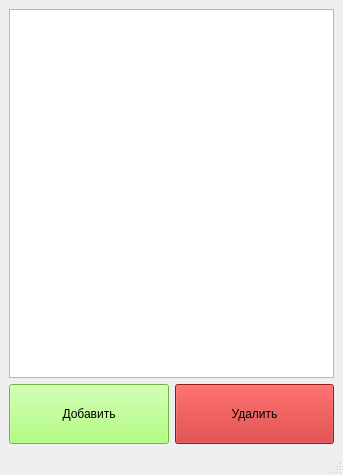
<?xml version="1.0" encoding="UTF-8"?>
<ui version="4.0">
 <class>MainWindow</class>
 <widget class="QMainWindow" name="MainWindow">
  <property name="geometry">
   <rect>
    <x>0</x>
    <y>0</y>
    <width>343</width>
    <height>475</height>
   </rect>
  </property>
  <property name="windowTitle">
   <string>MainWindow</string>
  </property>
  <widget class="QWidget" name="centralwidget">
   <layout class="QVBoxLayout" name="verticalLayout_2">
    <item>
     <layout class="QVBoxLayout" name="verticalLayout">
      <item>
       <widget class="QTableView" name="tableView"/>
      </item>
      <item>
       <layout class="QHBoxLayout" name="horizontalLayout">
        <item>
         <widget class="QPushButton" name="butt_add">
          <property name="minimumSize">
           <size>
            <width>0</width>
            <height>60</height>
           </size>
          </property>
          <property name="styleSheet">
           <string notr="true">QPushButton { background-color: #9aff5a }</string>
          </property>
          <property name="text">
           <string>Добавить</string>
          </property>
         </widget>
        </item>
        <item>
         <widget class="QPushButton" name="butt_del">
          <property name="minimumSize">
           <size>
            <width>0</width>
            <height>60</height>
           </size>
          </property>
          <property name="styleSheet">
           <string notr="true">QPushButton { background-color: #ca2222 }</string>
          </property>
          <property name="text">
           <string>Удалить</string>
          </property>
         </widget>
        </item>
       </layout>
      </item>
     </layout>
    </item>
   </layout>
  </widget>
  <widget class="QMenuBar" name="menubar">
   <property name="geometry">
    <rect>
     <x>0</x>
     <y>0</y>
     <width>343</width>
     <height>24</height>
    </rect>
   </property>
  </widget>
  <widget class="QStatusBar" name="statusbar"/>
 </widget>
 <resources/>
 <connections/>
</ui>
